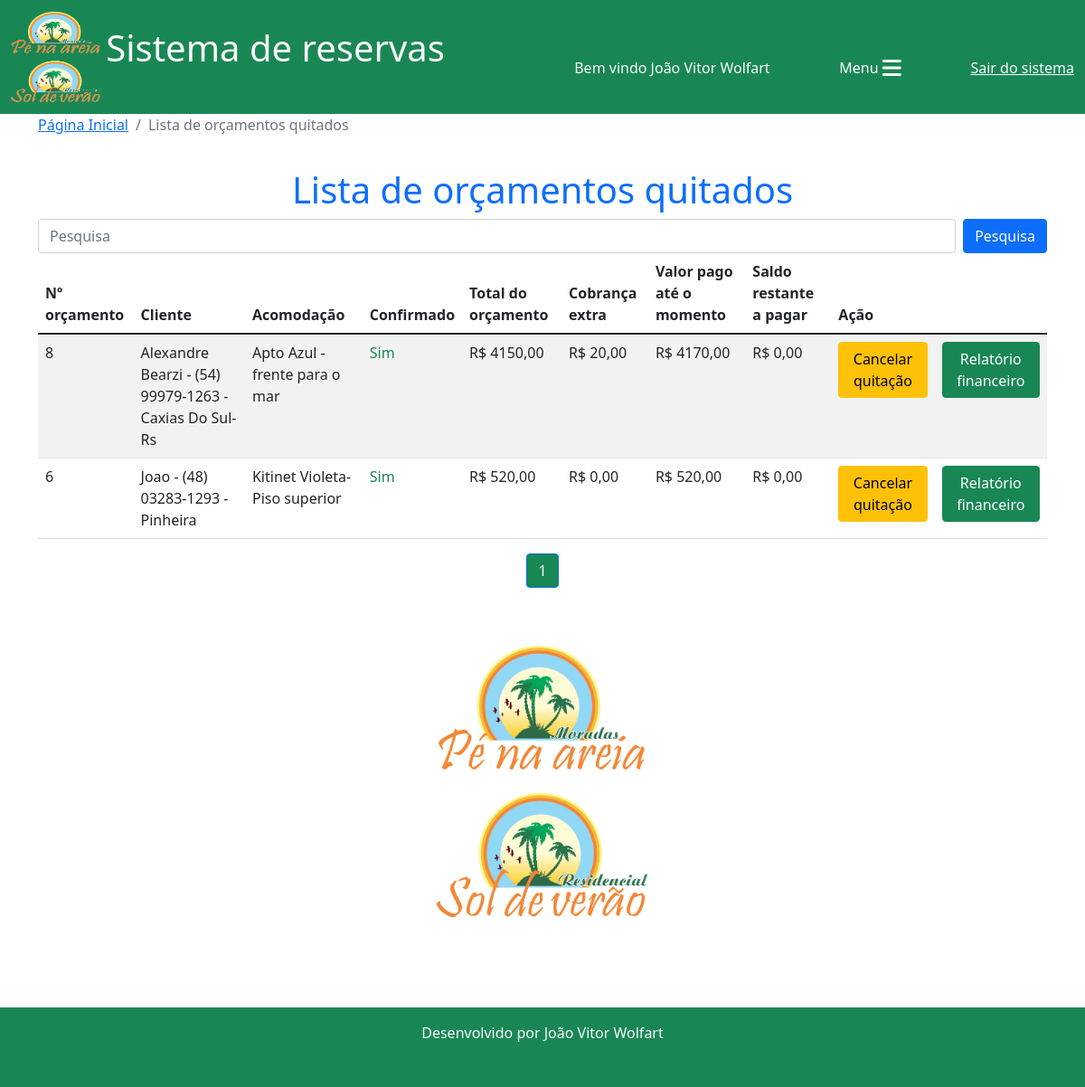
The app's page /reservas/lista_orcamentos_quitados/ (signed in), older data.
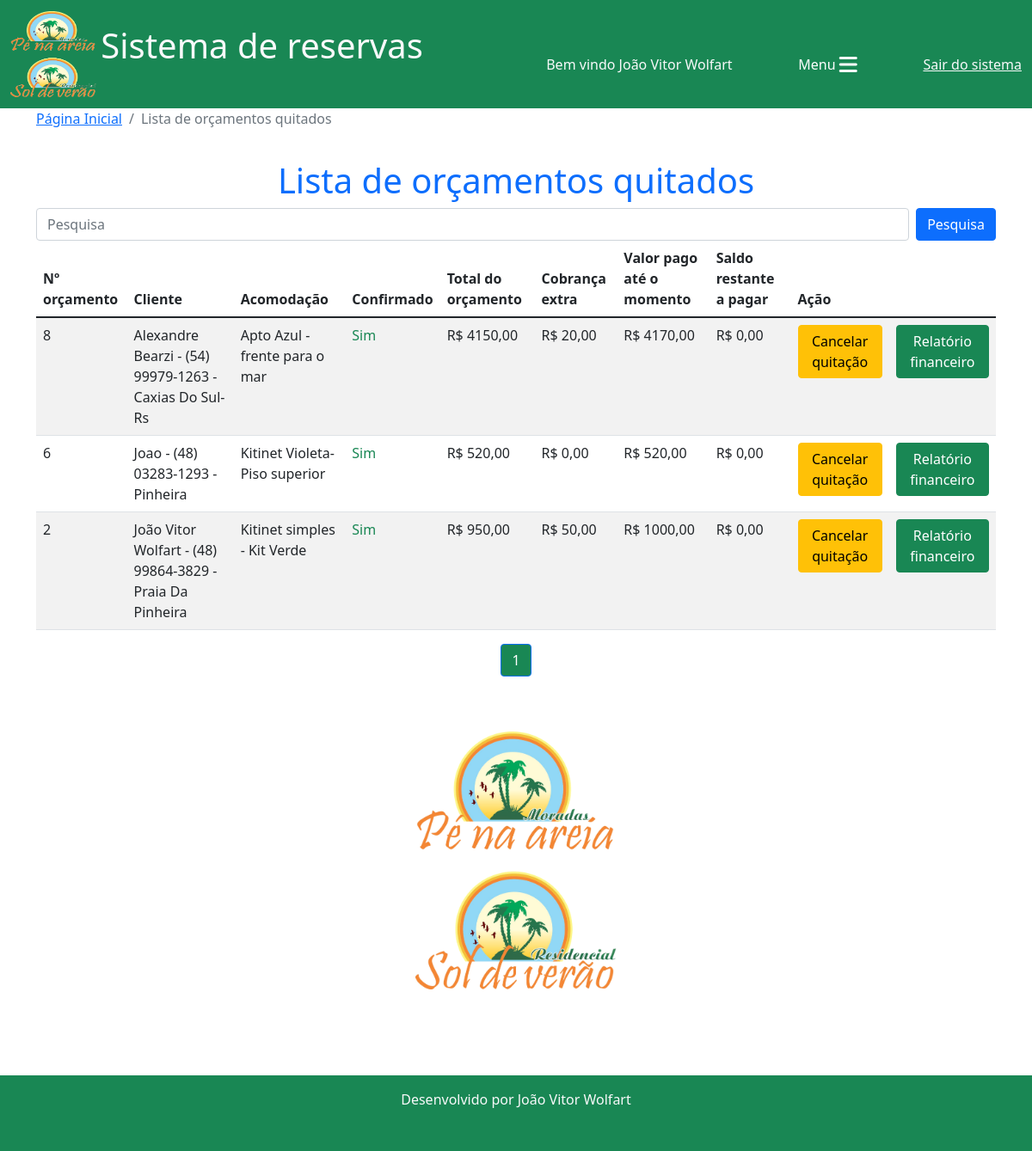
The same page, newer data.
### reservas/models.py (models this page shows, shortened)
class Orcamento(models.Model):
    cliente = models.ForeignKey(Cliente, on_delete=models.CASCADE)
    acomodacao = models.ForeignKey(Acomodacao, on_delete=models.CASCADE)
    data_entrada = models.DateField()
    dia_entrada = models.CharField(max_length=20)
    checkin = models.CharField(max_length=100)
    data_saida = models.DateField()
    dia_saida = models.CharField(max_length=20)
    checkout = models.CharField(max_length=100)
    data_orcamento = models.DateField(default=timezone.now)
    n_ocupantes = models.IntegerField(default=0)
    obs_n_ocupantes = models.CharField(max_length=150, blank=True,)
    n_dias = models.IntegerField()
    valor_diaria = models.DecimalField(default=0, max_digits=7, decimal_places=2)
    taxa_limpeza = models.DecimalField(default=0, max_digits=6, decimal_places=2)
    descontos = models.DecimalField(default=0, max_digits=7, decimal_places=2)
    acrescimos = models.DecimalField(default=0, max_digits=7, decimal_places=2)
    valor_pacote = models.DecimalField(default=0, max_digits=7, decimal_places=2)
    dias_pacote = models.IntegerField(default=0)
    diaria_cheia = models.BooleanField(default=False)
    periodo = models.CharField(max_length=100)
    modificado = models.BooleanField(default=False)
    obs_modificacao = models.CharField(max_length=200, blank=True,)
    eliminado = models.BooleanField(default=False)
    status = models.CharField(max_length=20, choices=(("em digitação", "em digitação"), ("digitação concluída", "digitação concluída"), ("orçamento gerado", "orçamento gerado"), ("contrato gerado", "contrato gerado"),))
    total_valor_reserva = models.DecimalField(default=0, max_digits=7, decimal_places=2)
    confirmado = models.BooleanField(default=False)
    valor_pago = models.DecimalField(default=0, max_digits=7, decimal_places=2)
    valor_extras = models.DecimalField(default=0, max_digits=7, decimal_places=2)
    quitado = models.BooleanField(default=False)

class Cliente(models.Model):
    nome = models.CharField(max_length=30)
    telefone = models.CharField(max_length=20, blank=True,)
    obs = models.CharField(max_length=100)
    dados_adicionais = models.BooleanField(default=False)
    def __str__(self):
        return f"{self.nome} - {self.telefone} - {self.obs}"

class Acomodacao(models.Model):
    nome = models.CharField(max_length=50)
    empreendimento = models.ForeignKey(Empreendimento, on_delete=models.DO_NOTHING)
    tipo = models.CharField(max_length=15)
    quartos = models.IntegerField(blank=True, null=True)
    valor_base = models.DecimalField(max_digits=10, decimal_places=2, blank=True, null=True)
    descricao = models.TextField()
    limite_ideal = models.IntegerField(blank=True, null=True)
    limite_adicional = models.IntegerField(blank=True, null=True)
    aceita_pet = models.BooleanField(default=False)
    def __str__(self):
        return f"{self.nome}"

### reservas/views.py (the view)
# urls.py: path('lista_orcamentos_quitados/', views.lista_orcamentos_quitados, name="lista_orcamentos_quitados"),
@login_required(login_url="login")
def lista_orcamentos_quitados(request):
    termo_cliente = request.GET.get("termo_cliente")
    if termo_cliente:
        termo_cliente = termo_cliente.strip()
        orcamentos = Orcamento.objects.all().filter(
            Q(cliente__nome__icontains=termo_cliente) | Q(cliente__telefone__icontains=termo_cliente) | Q(cliente__obs__icontains=termo_cliente) | Q(acomodacao__nome__icontains=termo_cliente), status="contrato gerado", confirmado=True, quitado=True
        ).exclude(
            eliminado=True
        ).order_by("-id")
    else:
        orcamentos = Orcamento.objects.all().filter(
        status="contrato gerado", confirmado=True, quitado=True
        ).exclude(
            eliminado=True
        ).order_by("-id")
    saldos = []
    for o in orcamentos:
        saldo = o.total_valor_reserva + o.valor_extras - o.valor_pago
        saldos.append(saldo)
    if len(orcamentos) == 0 and termo_cliente:
        messages.add_message(request, messages.WARNING, f"Nenhum orçamento encontrado com o termo {termo_cliente}")
    paginator = Paginator(orcamentos, 10)
    page = request.GET.get('p')
    orcamentos = paginator.get_page(page)
    orcamentos_saldos = zip(orcamentos, saldos)
    return render(request, "lista_orcamentos_quitados.html", {"orcamentos": orcamentos,"orcamentos_saldos":orcamentos_saldos})

### reservas/templates/lista_orcamentos_quitados.html (shortened to what this page needs)
{% extends 'base.html'%}
{% load static %}
{% block 'conteudo'%}
<nav aria-label="breadcrumb">
  <ol class="breadcrumb">
    <li class="breadcrumb-item"><a href="{% url 'home'%}">Página Inicial</a></li>
    <li class="breadcrumb-item active" aria-current="page">Lista de orçamentos quitados</li>
  </ol>
</nav>
<h1 style="padding-top: 20px;" class="text-center text-primary">Lista de orçamentos quitados</h1>
<div class="col-12">
    <form class="d-flex" action="">
        <input class="form-control me-2" type="search" placeholder="Pesquisa" aria-label="Search" name="termo_cliente">
        <button class="btn btn-primary" type="submit">Pesquisa</button>
    </form>
    <div class="col-12 table-responsive">
        <table class="table table-striped table-hover">
          <thead>
            <tr>
              <th scope="col">Nº orçamento</th>
              <th scope="col">Cliente</th>
              <th scope="col">Acomodação</th>
              <th scope="col">Confirmado</th>
              <th scope="col">Total do orçamento</th>
              <th scope="col">Cobrança extra</th>
              <th scope="col">Valor pago até o momento</th>
              <th scope="col">Saldo restante a pagar</th>
              <th scope="col">Ação</th>
            </tr>
          </thead>
          <tbody>
            {% for o, s in orcamentos_saldos %}
            <tr>
                <td>{{o.id}}</td>
                <td class="">{{o.cliente}}</td>
                <td class="">{{o.acomodacao}}</td>
                {% if o.confirmado %}
                <td class="text-success">Sim</td>
                {% else %}
                <td class="text-danger">Não</td>
                {% endif %}
                <td class="">R$ {{o.total_valor_reserva}}</td>
                <td class="">R$ {{o.valor_extras}}</td>
                <td class="">R$ {{o.valor_pago}}</td>
                <td class="">R$ {{s}}</td>
                <td class=""><a href="{% url 'quitar_orcamento' o.id%}" class="btn btn-warning">Cancelar quitação</a></td>
                <td class=""><a href="{% url 'visualizar_relatorio_financeiro' o.id%}" target="_blank" class="btn btn-success">Relatório financeiro</a></td>
            </tr>
            {% endfor %}
          </tbody>
        </table>
</div>
</div>
<nav aria-label="Page navigation example">
    <ul class="pagination justify-content-center">
      {%for pagina in orcamentos.paginator.page_range%}
      {%if orcamentos.number == pagina%}
        <li class="page-item active"><a class="page-link bg-success" href="?p={{pagina}}&termo_cliente={{termo_cliente}}">{{pagina}}</a></li>
      {% elif orcamentos.number > pagina|add:'-3'  and orcamentos.number < pagina|add:'3'%}
        <li class="page-item"><a class="page-link" href="?p={{pagina}}&termo_cliente={{termo_cliente}}">{{pagina}}</a></li>
      {%endif%}
      {%endfor%}
    </ul>
  </nav>
<div class="row">
    <div style="height: 400px; text-align: center;">
      <img src="{% static 'img/logo1.png'%}" alt="" class="image-fluid mt-5" style="height: 300px; margin: 0 auto;">
    </div>
</div>
{% endblock %}

Row changes from the older to the newer data that the page shows:
now on this page (row edited): Orcamento: id "2", cliente "João Vitor Wolfart - (48) 99864-3829 - Praia Da Pinheira", acomodacao "Kitinet simples - Kit Verde", confirmado "Sim", total_valor_reserva "950,00", valor_extras "50,00", valor_pago "1000,00", s "0,00"
